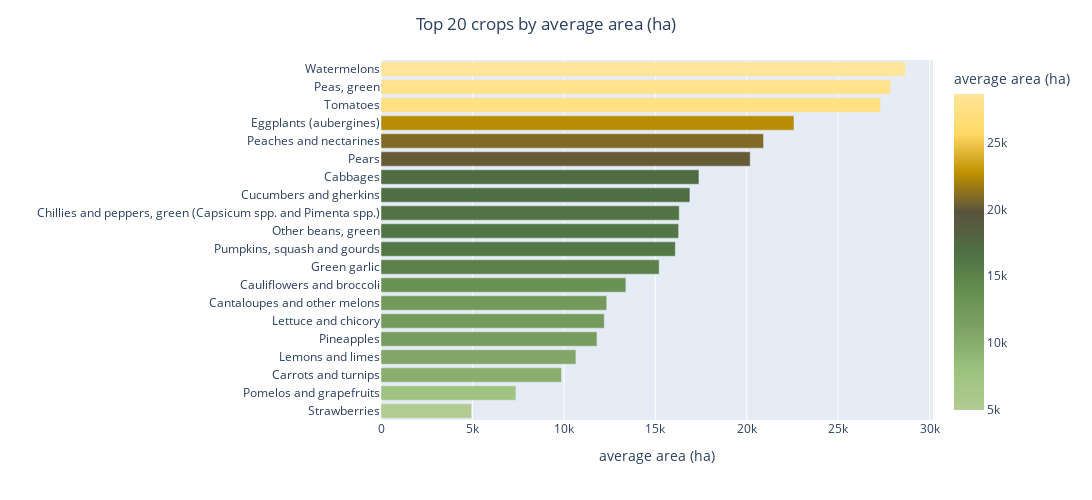

Notebook cell for this chart:
### Code cell
fig = px.bar(top_20crops_byarea, x='area_harvested_ha', y='Crop', color='area_harvested_ha', color_continuous_scale=agro)
fig.update_layout(height=500, width=1500, title_text="Top 20 crops by average area (ha)", title_x=0.5,xaxis_title='average area (ha)',yaxis_title = '',
                  coloraxis_colorbar_title='average area (ha)')

### Figure 1 — Plotly figure (JSON) as saved in the notebook; plotly's stock layout.template omitted (floating-point values rounded to 4 significant figures)
{"data": [{"alignmentgroup": "True", "hovertemplate": "area_harvested_ha=%{marker.color}<br>Crop=%{y}<extra></extra>", "legendgroup": "", "marker": {"color": [4956.0, 7377.0, 9871.0, 10660.0, 11810.0, 12210.0, 12340.0, 13390.0, 15210.0, 16100.0, 16280.0, 16310.0, 16890.0, 17390.0, 20190.0, 20920.0, 22590.0, 27320.0, 27870.0, 28680.0], "coloraxis": "coloraxis", "pattern": {"shape": ""}}, "name": "", "offsetgroup": "", "orientation": "h", "showlegend": false, "textposition": "auto", "type": "bar", "x": [4956.0, 7377.0, 9871.0, 10660.0, 11810.0, 12210.0, 12340.0, 13390.0, 15210.0, 16100.0, 16280.0, 16310.0, 16890.0, 17390.0, 20190.0, 20920.0, 22590.0, 27320.0, 27870.0, 28680.0], "xaxis": "x", "y": ["Strawberries", "Pomelos and grapefruits", "Carrots and turnips", "Lemons and limes", "Pineapples", "Lettuce and chicory", "Cantaloupes and other melons", "Cauliflowers and broccoli", "Green garlic", "Pumpkins, squash and gourds", "Other beans, green", "Chillies and peppers, green (Capsicum spp. and Pimenta spp.)", "Cucumbers and gherkins", "Cabbages", "Pears", "Peaches and nectarines", "Eggplants (aubergines)", "Tomatoes", "Peas, green", "Watermelons"], "yaxis": "y"}], "layout": {"barmode": "relative", "coloraxis": {"colorbar": {"title": {"text": "average area (ha)"}}, "colorscale": [[0, "#b2cb91"], [0.125, "#9bc27e"], [0.25, "#7fa465"], [0.375, "#668f4f"], [0.5, "#4e6f43"], [0.625, "#59533e"], [0.75, "#bf9000"], [0.875, "#ffd966"], [1, "#ffe599"]]}, "height": 500, "legend": {"tracegroupgap": 0}, "margin": {"t": 60}, "title": {"text": "Top 20 crops by average area (ha)", "x": 0.5}, "width": 1500, "xaxis": {"anchor": "y", "domain": [0, 1], "title": {"text": "average area (ha)"}}, "yaxis": {"anchor": "x", "domain": [0, 1], "title": {"text": ""}}}}
